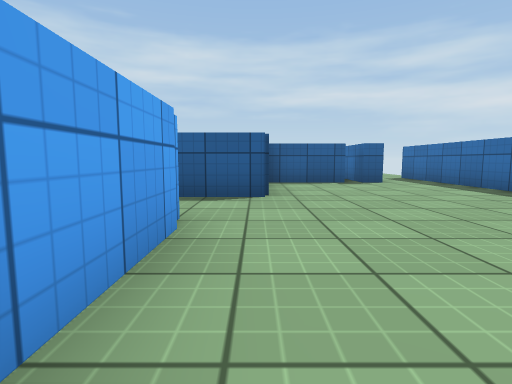
[1] (above)

21 first-person views from a walk through a scene from a Unity 3-D project. The camera is 0.58 m above the floor, tilts 6° down and sees 80° across. The floor is counted in squares, 1 m on a side. Each view is taken from the middle of a square. On the plan, view 1 faces up. The plan holds only what a view shows up to about 9 squares ahead; the rest is blank. The player character is not drawn. Surface patterns are stand-ins for the level's own textures.

[2]
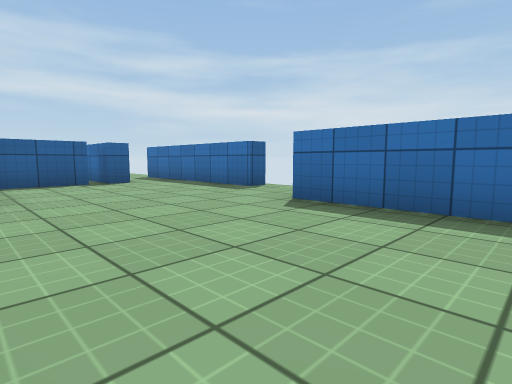

[3]
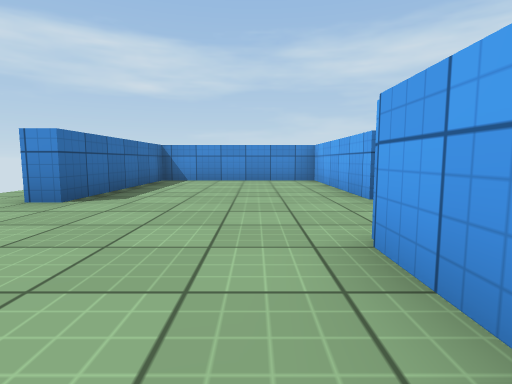

[4]
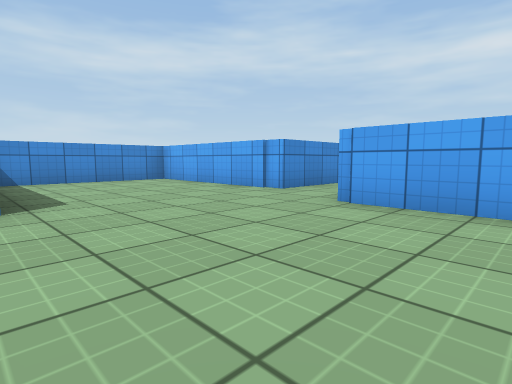

[5]
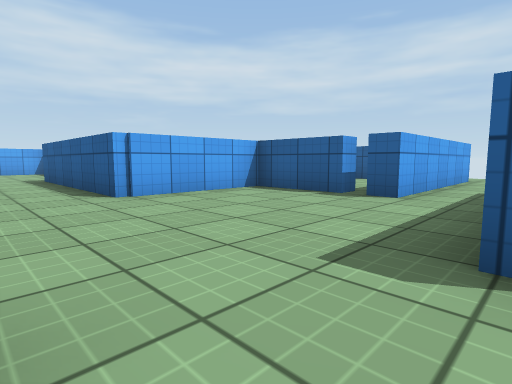

[6]
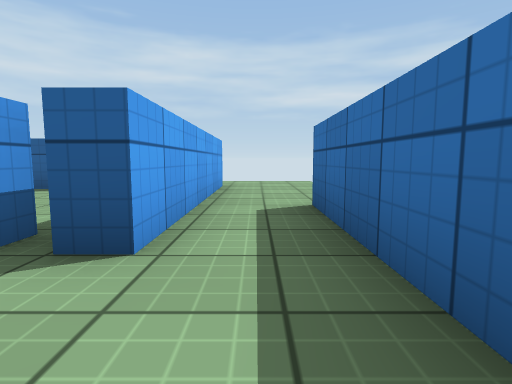

[7]
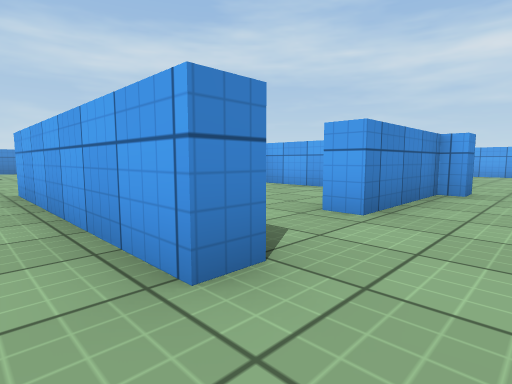

[8]
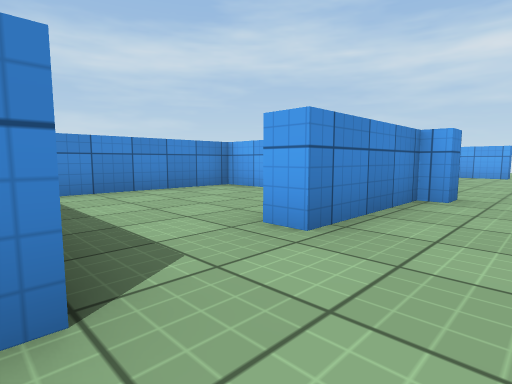

[9]
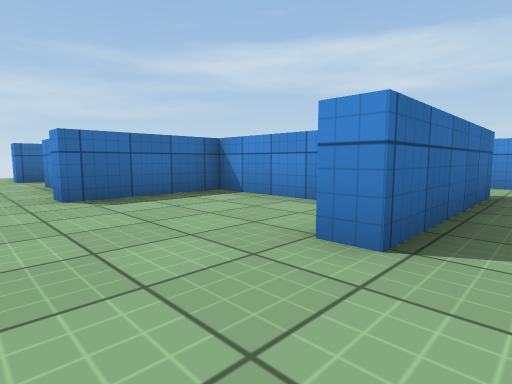

[10]
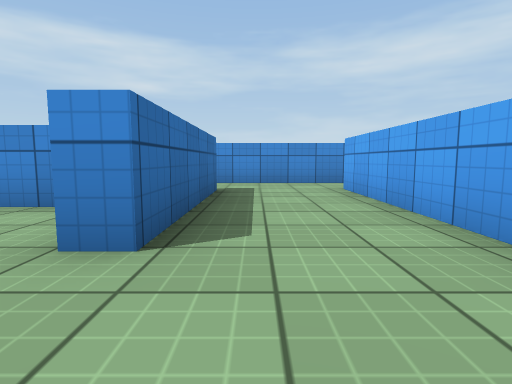

[11]
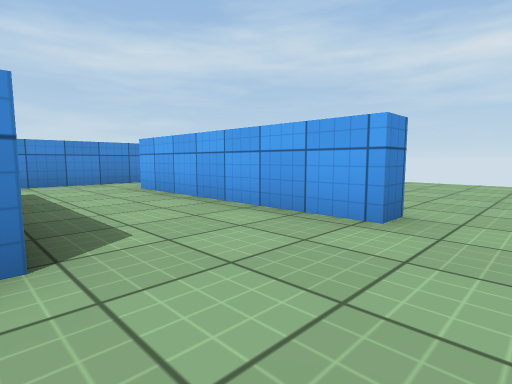

[12]
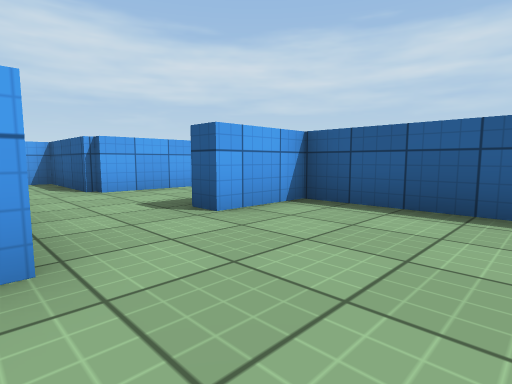

[13]
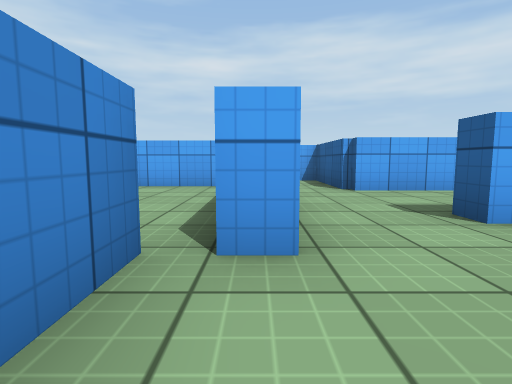

[14]
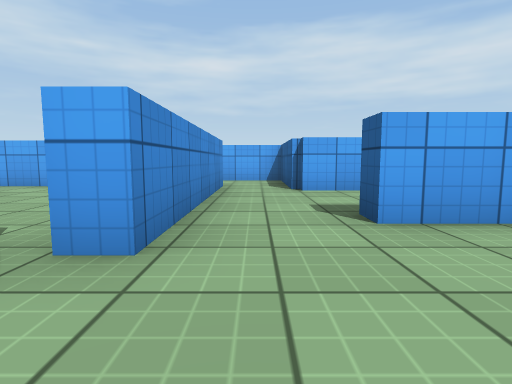

[15]
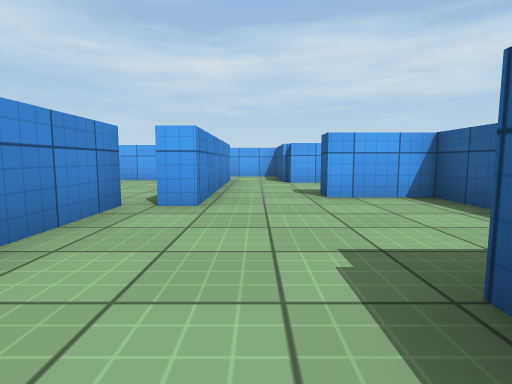

[16]
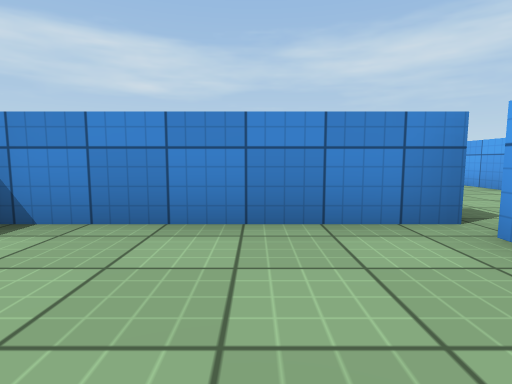

[17]
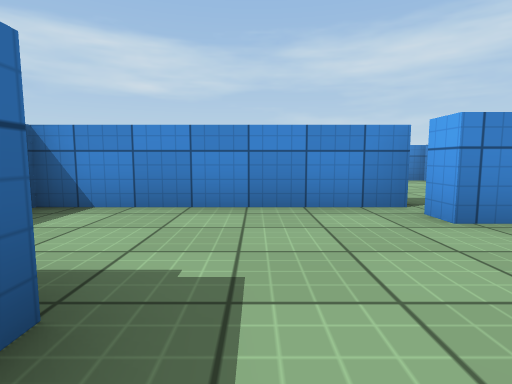

[18]
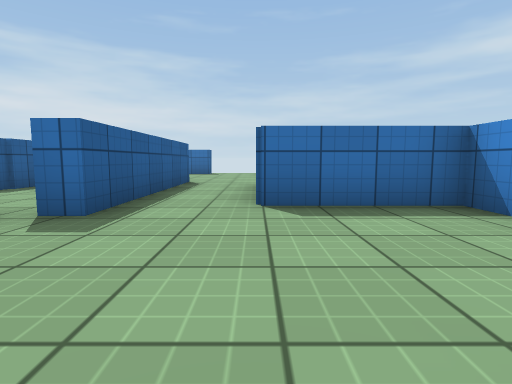

[19]
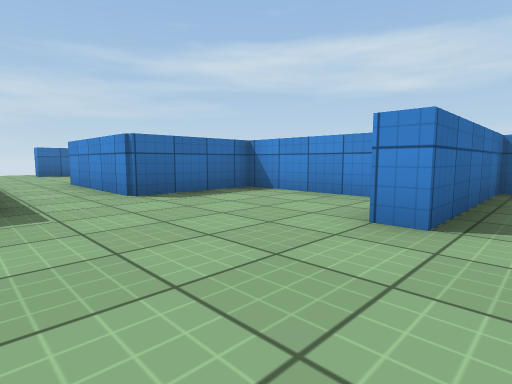

[20]
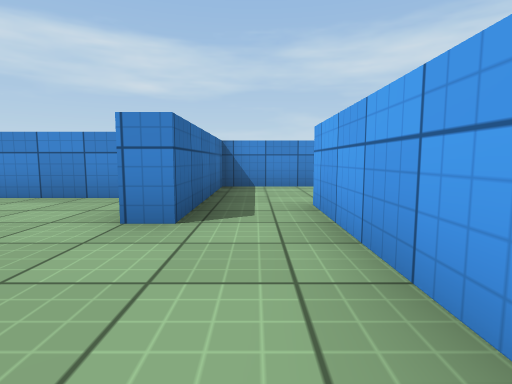

[21]
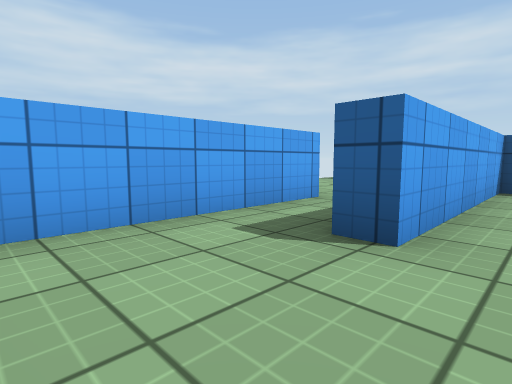

### Floor plan
Ten units are one square. View 1 is at (0, 0); x grows to the right and y downward. Boxes are objects, and circles mark ways between rooms. Rooms are numbered by the first view taken in them; rooms with no view inside come last. Other rooms are left out.
<svg viewBox="-122 -140 179 162">
<path fill="none" stroke="#000" d="M-7 -30 -7 17 37 17 37 -30 42 -30M52 -48 47 -48 47 -100M23 -84 23 -78 2 -78 2 -48M33 -104 33 -78 28 -78M33 -128 33 -104M-46 -103 -22 -103 -22 -128 -17 -128 -17 -126 10 -126 10 -120M28 -121 28 -128 33 -128M-33 -98 -57 -98 -57 -81 -62 -81 -62 -121 -56 -121M-49 -53 -3 -53M-12 -78 -22 -78M-84 -63 -48 -63 -48 -58M-88 -128 -88 -78M-83 -23 -78 -23 -78 -4 -42 -4 -42 -30 -7 -30M-97 -59 -97 -25M2 -48 -49 -48 -49 -53M-104 17 -83 17 -83 -23M-117 -16 -117 9M-97 -25 -97 -11 -103 -11M-17 -104 -17 -84 19 -84M28 -78 28 -95M-117 -31 -117 -16M-99 -63 -84 -63M-88 -78 -117 -78 -117 -60"/>
<circle cx="40" cy="-100" r="3" fill="#2a7"/>
<circle cx="-10" cy="-40" r="3" fill="#2a7"/>
<circle cx="30" cy="-135" r="3" fill="#2a7"/>
<circle cx="-60" cy="-135" r="3" fill="#2a7"/>
<circle cx="15" cy="-120" r="3" fill="#2a7"/>
<circle cx="-95" cy="-70" r="3" fill="#2a7"/>
<circle cx="-90" cy="-20" r="3" fill="#2a7"/>
<circle cx="-110" cy="-25" r="3" fill="#2a7"/>
<circle cx="-110" cy="-60" r="3" fill="#2a7"/>
<text x="20" y="-30">1</text>
<text x="40" y="-130">2</text>
<text x="-20" y="-130">3</text>
<text x="-50" y="-90">4</text>
<text x="-60" y="-30">5</text>
<text x="-100" y="0">6</text>
<text x="0" y="-100">7</text>
<text x="-110" y="-40">8</text>
<text x="-100" y="-70">9</text>
</svg>
Room 1 opens to room 2. Room 1 opens to room 5. Room 2 opens to room 3. Room 3 opens to room 4. Room 3 opens to room 7. Room 4 opens to room 9. Room 5 opens to room 6. Room 6 opens to room 8. Room 8 opens to room 9.

Where each view was taken, in squares from view 1:
view 1: 0 up, 0 right, facing up
view 2: 0 up, 0 right, facing up-right
view 3: 7 up, 1 right, facing down
view 4: 7 up, 4 right, facing down-left
view 5: 3 up, 5 right, facing up-left
view 6: 6 up, 4 right, facing up
view 7: 14 up, 4 right, facing down-left
view 8: 14 up, 3 right, facing down-left
view 9: 14 up, 7 left, facing down-right
view 10: 14 up, 7 left, facing down
view 11: 14 up, 6 left, facing down-left
view 12: 6 up, 3 left, facing up-left
view 13: 6 up, 3 left, facing left
view 14: 7 up, 3 left, facing left
view 15: 7 up, 1 left, facing left
view 16: 8 up, 3 left, facing down
view 17: 9 up, 3 left, facing down
view 18: 3 up, 8 left, facing right
view 19: 5 up, 9 left, facing down-right
view 20: 5 up, 9 left, facing down
view 21: 1 down, 9 left, facing up-left
